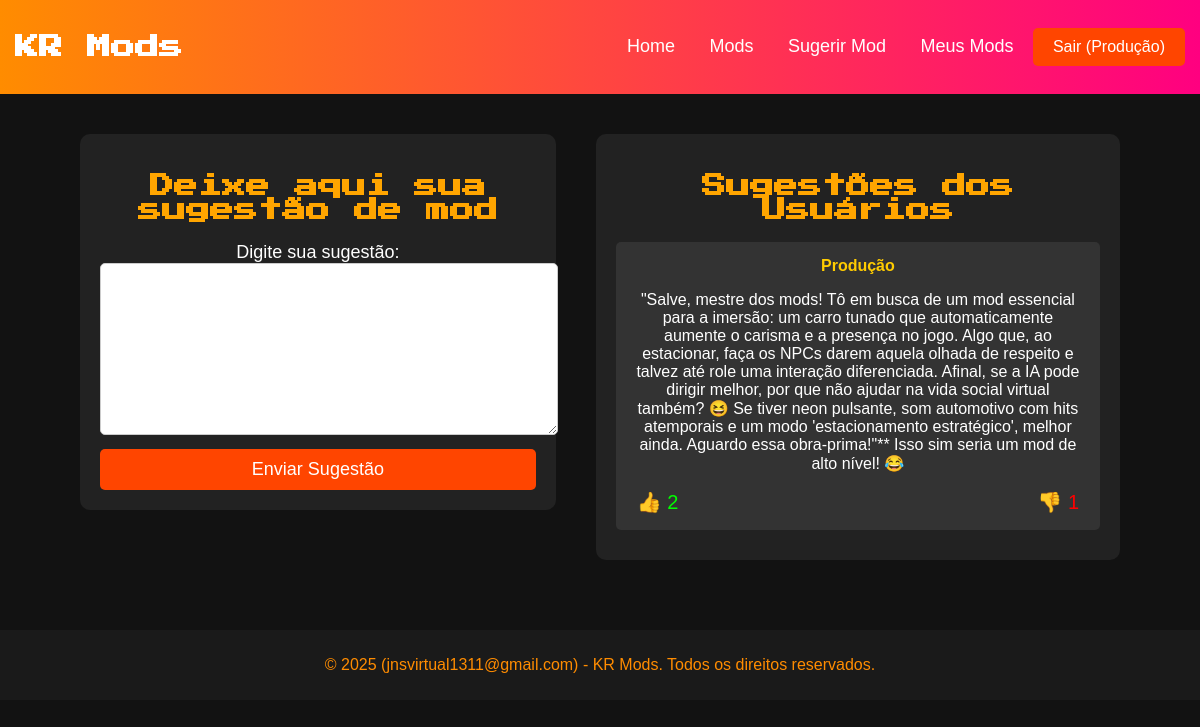
Screenshot of /sugerir/ (signed in) with the database file from the repository.
### mods/models.py (models this page shows, shortened)
class SugestaoMod(models.Model):
    usuario = models.ForeignKey(User, on_delete=models.CASCADE)  # Relaciona a sugestão ao usuário que a criou
    descricao = models.TextField()  # Texto da sugestão
    likes = models.PositiveIntegerField(default=0)  # Contador de curtidas
    dislikes = models.PositiveIntegerField(default=0)  # Contador de descurtidas
    criado_em = models.DateTimeField(auto_now_add=True)  # Data de criação da sugestão

### mods/views.py (the view)
# urls.py: path('sugerir/', sugerir, name='sugerir'),
@never_cache
@login_required
def sugerir(request):
    if not request.user.is_authenticated:
        messages.warning(request, "Você precisa estar logado para sugerir um mod!")
        return redirect("login")  # Redireciona para a tela de login
    if request.method == "POST":
        descricao = request.POST.get("descricao")
        if descricao:
            SugestaoMod.objects.create(usuario=request.user, descricao=descricao)
            messages.success(request, "Sugestão enviada com sucesso!")
            return redirect("sugerir")  # Redireciona para evitar reenvio do formulário
    sugestoes = SugestaoMod.objects.all().order_by('-criado_em')
    return render(request, 'mods/sugerir.html', {'sugestoes': sugestoes})

### mods/context_processors.py (called while the page is built)
def get_logo(request):
    homepage = HomePage.objects.first()
    return {'homepage': homepage}

def redes_sociais(request):
    return {'redes_sociais': RedeSocial.objects.all()}

### mods/templates/mods/sugerir.html (shortened to what this page needs)
{% extends 'mods/base.html' %}
{% block content %}
<div style="display: flex; justify-content: space-between; align-items: flex-start; padding: 20px; gap: 40px;">
    <div style="width: 45%; background: #222; padding: 20px; border-radius: 10px; display: flex; flex-direction: column; align-items: center;">
        <h2 style="color: #FFA500; font-family: 'Press Start 2P', cursive; text-align: center;">Deixe aqui sua sugestão de mod</h2>
        <form method="POST" action="{% url 'sugerir' %}">
            <label for="descricao" style="color: white; font-size: 18px;">Digite sua sugestão:</label>
            <textarea name="descricao" id="descricao" required style="width: 100%; height: 150px; font-size: 16px; padding: 10px; border-radius: 5px; border: 1px solid #ccc;"></textarea>
            <button type="submit" style="width: 100%; background: #ff4500; color: white; font-size: 18px; padding: 10px; border: none; border-radius: 5px; cursor: pointer; margin-top: 10px;">Enviar Sugestão</button>
        </form>
    </div>
    <div style="width: 50%; background: #222; padding: 20px; border-radius: 10px;">
        <h2 style="color: #FFA500; font-family: 'Press Start 2P', cursive; text-align: center;">Sugestões dos Usuários</h2>
        <div style="display: flex; flex-direction: column; gap: 15px;">
            {% for sugestao in sugestoes %}
                <div style="background: #333; padding: 15px; border-radius: 5px; color: white; margin-bottom: 10px;">
                    <strong style="color: #ffcc00;">{{ sugestao.usuario.username }}</strong>
                    <p>{{ sugestao.descricao }}</p>
                    <div style="display: flex; justify-content: space-between; align-items: center; margin-top: 10px;">
                        <form method="POST" action="{% url 'like_sugestao' sugestao.id %}">
                            <button type="submit" style="background: none; border: none; cursor: pointer; color: #00ff00; font-size: 20px;">👍 {{ sugestao.likes }}</button>
                        </form>
                        <form method="POST" action="{% url 'dislike_sugestao' sugestao.id %}">
                            <button type="submit" style="background: none; border: none; cursor: pointer; color: #ff0000; font-size: 20px;">👎 {{ sugestao.dislikes }}</button>
                        </form>
                    </div>
                </div>
            {% empty %}
                <p style="color: white; text-align: center;">Nenhuma sugestão ainda.</p>
            {% endfor %}
        </div>
    </div>
</div>
{% endblock %}

### mods/templates/mods/base.html (shortened to what this page needs)
<!DOCTYPE html>
<html lang="pt">
<head>
</head>
<body>
    <div class="navbar">
        <div>
            {% if homepage.logo %}
                <img src="{{ homepage.logo.url }}" alt="Logo do Site" class="logo">
            {% else %}
                <h2 style="font-family: 'Press Start 2P', cursive;">KR Mods</h2>
            {% endif %}
        </div>
        <div>
            <a href="{% url 'home' %}">Home</a>
            <a href="{% url 'mod_list' %}">Mods</a>
            <a href="{% url 'sugerir' %}">Sugerir Mod</a>
            {% if user.is_authenticated %}
                <a href="{% url 'user_purchases' %}">Meus Mods</a>
                <form action="{% url 'logout' %}" method="post" style="display: inline;">
                    <button class="button" type="submit">Sair ({{ user.username }})</button>
                </form>
            {% else %}
                <a href="{% url 'login' %}">Entrar</a>
                <a href="{% url 'register' %}">Cadastrar</a>
            {% endif %}
        </div>
    </div>
    <div class="container">
        {% block content %}{% endblock %}
    </div>
    <footer>
        <p>&copy; 2025 (jnsvirtual1311@gmail.com) - KR Mods. Todos os direitos reservados.</p>
    </footer>
</body>
</html>

### mods/templates/mods/base.html (style rules this page uses)
body { background-color: #121212; color: white; font-family: 'Arial', sans-serif; margin: 0; padding: 0; text-align: center; }
.navbar { background: linear-gradient(90deg, #ff8c00, #ff0080); padding: 15px; display: flex; justify-content: space-between; align-items: center; }
.navbar a { color: white; text-decoration: none; font-size: 18px; padding: 10px 15px; transition: 0.3s; }
.container { width: 90%; margin: auto; padding: 20px; }
.button { background: #ff4500; color: white; padding: 10px 20px; font-size: 16px; border: none; cursor: pointer; transition: 0.3s; border-radius: 5px; }
footer { background: #1a1a1a; padding: 10px; text-align: center; color: #ff8c00; margin-top: 30px; }

### rows the page displays
SugestaoMod: usuario.username "Produção", descricao "\"Salve, mestre dos mods! Tô em busca de um mod essencial para a imersão: um carro tunado que automaticamente aumente o carisma e a presença no jogo. Algo que, ao estacionar, faça os NPCs darem aquela olhada de respeito e talvez até role uma interação diferenciada. Afinal, se a IA pode dirigir melhor, por que não ajudar na vida social virtual também? 😆 Se tiver neon pulsante, som automotivo com hits atemporais e um modo 'estacionamento estratégico', melhor ainda. Aguardo essa obra-prima!\"** Isso sim seria um mod de alto nível! 😂", likes "2", dislikes "1"

### other values shown
{{ user.username }} "Produção"
